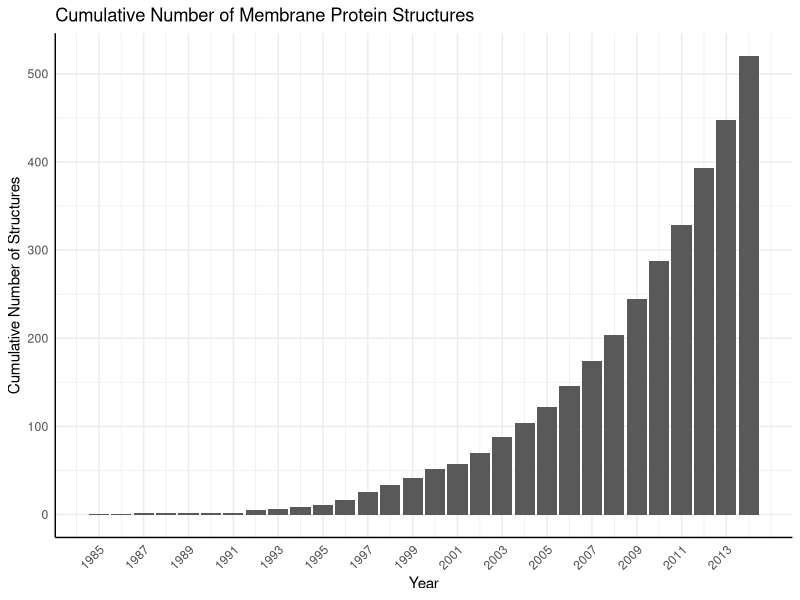
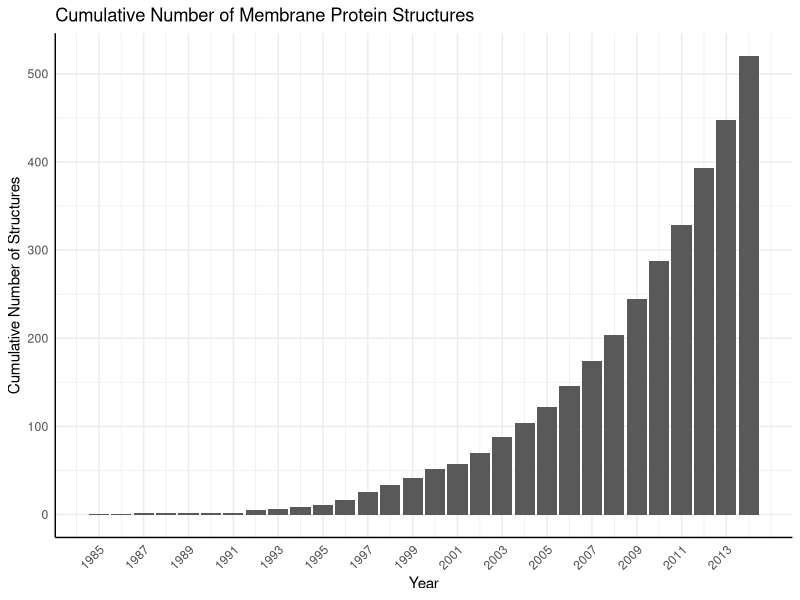

Generate these figures, in order, with R:
MembProt <- structure(list(Year = 1985:2014, Count = c(1L, 0L, 1L, 0L, 0L, 
0L, 0L, 3L, 1L, 3L, 2L, 6L, 8L, 9L, 7L, 11L, 5L, 13L, 18L, 16L, 
18L, 24L, 28L, 30L, 41L, 43L, 40L, 65L, 55L, 72L), Cumulative = c(1L, 
1L, 2L, 2L, 2L, 2L, 2L, 5L, 6L, 9L, 11L, 17L, 25L, 34L, 41L, 
52L, 57L, 70L, 88L, 104L, 122L, 146L, 174L, 204L, 245L, 288L, 
328L, 393L, 448L, 520L)), .Names = c("Year", "Count", "Cumulative"
), row.names = c(NA, 30L), class = "data.frame")

library(ggplot2)
library(plyr)

# Remove most recent year (incomplete data)
MembProt <- subset(MembProt, Year != "2015")

# Create Plot
ggplot(data=MembProt,aes(x=Year, y=Cumulative,)) +
	geom_bar(stat="identity",size=1) +
	labs(x="Year", y="Cumulative Number of Structures", title="Cumulative Number of Membrane Protein Structures") +
	scale_x_continuous(breaks=c(seq(from=1985,to=2014,by=2))) +
	scale_y_continuous(breaks=c(seq(from=0,to=600,by=100))) +
	theme_minimal() +
	theme(axis.text.x = element_text(angle=45,hjust=1),axis.line = element_line(size = 0.5, linetype = "solid",colour = "black"))

ggsave(file="MembProf.pdf", width=7, height=5)